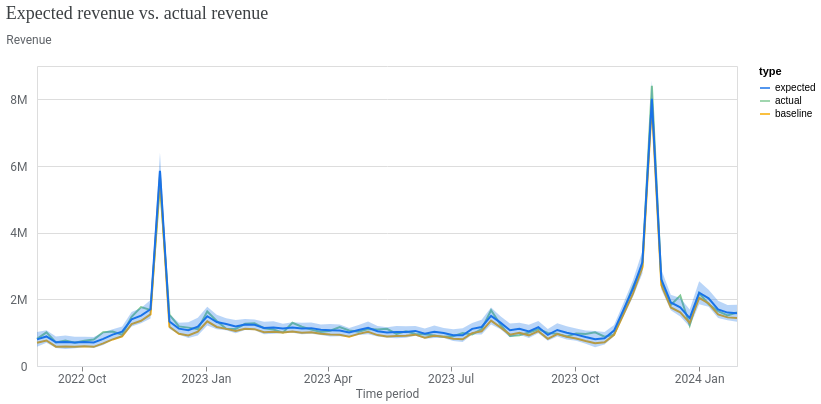

Notebook cell for this chart:
### Markdown cell above
## 12. Model fit — expected vs. actual revenue

### Code cell
model_fit = visualizer.ModelFit(mmm)
model_fit.plot_model_fit()

### Figure 1 — Vega-Lite specification as saved in the notebook (floating-point values rounded to 4 significant figures; data arrays with more than 128 entries replaced by an {"elided": "..."} marker saying what was removed)
{"config": {"view": {"continuousWidth": 300, "continuousHeight": 300}, "axis": {"labelColor": "#5F6368", "labelFont": "Roboto", "labelFontSize": 12, "titleColor": "#5F6368", "titleFont": "Roboto", "titleFontSize": 12, "titleFontWeight": "normal"}}, "layer": [{"mark": {"type": "line"}, "encoding": {"color": {"field": "type", "scale": {"domain": ["expected", "actual", "baseline"], "range": ["#1A73E8", "#81C995", "#F9AB00"]}, "type": "nominal"}, "x": {"axis": {"domainColor": "#DADCE0", "format": "%Y %b", "grid": false, "tickCount": 8}, "field": "time", "title": "Time period", "type": "temporal"}, "y": {"axis": {"domain": false, "labelExpr": "replace(format(datum.value, '.3~s'), 'G', 'B')", "labelPadding": 10, "tickCount": 5, "ticks": false, "titleAlign": "left", "titleAngle": 0, "titleY": -20}, "field": "mean", "title": "Revenue", "type": "quantitative"}}}, {"mark": {"type": "rule", "opacity": 0}, "encoding": {"opacity": {"condition": {"param": "param_daae7590cf6ce0e8", "value": 0.3, "empty": false}, "value": 0}, "tooltip": [{"field": "time", "title": "Time period", "type": "temporal"}, {"field": "expected", "format": ",.0f", "title": "Expected", "type": "quantitative"}, {"field": "actual", "format": ",.0f", "title": "Actual", "type": "quantitative"}, {"field": "baseline", "format": ",.0f", "title": "Baseline", "type": "quantitative"}], "x": {"field": "time", "type": "temporal"}}, "name": "view_40ed3796b5fe3068_1", "transform": [{"pivot": "type", "value": "mean", "groupby": ["time"]}]}, {"mark": {"type": "circle", "filled": false, "size": 36}, "encoding": {"color": {"field": "type", "legend": null, "scale": {"domain": ["expected", "actual", "baseline"], "range": ["#1A73E8", "#81C995", "#F9AB00"]}, "type": "nominal"}, "opacity": {"condition": {"param": "param_daae7590cf6ce0e8", "value": 1, "empty": false}, "value": 0}, "x": {"field": "time", "type": "temporal"}, "y": {"field": "mean", "type": "quantitative"}}}, {"mark": {"type": "area", "opacity": 0.3}, "encoding": {"color": {"field": "type", "legend": null, "scale": {"domain": ["expected"], "range": ["#1A73E8"]}, "type": "nominal"}, "x": {"field": "time", "type": "temporal"}, "y": {"field": "ci_hi", "type": "quantitative"}, "y2": {"field": "ci_lo"}}}], "data": {"name": "data-bfdca72885ab291e05e819d6eccb0593"}, "params": [{"name": "param_daae7590cf6ce0e8", "select": {"type": "point", "clear": "pointerout", "fields": ["time"], "nearest": true, "on": "pointerover"}, "views": ["view_40ed3796b5fe3068_1"]}], "resolve": {"scale": {"color": "independent"}}, "title": {"text": "Expected revenue vs. actual revenue", "anchor": "start", "color": "#3C4043", "font": "Google Sans Display", "fontSize": 18, "fontWeight": "normal", "offset": 10}, "width": 700, "$schema": "https://vega.github.io/schema/vega-lite/v6.4.1.json", "datasets": {"data-bfdca72885ab291e05e819d6eccb0593": {"elided": "225 records"}}}
